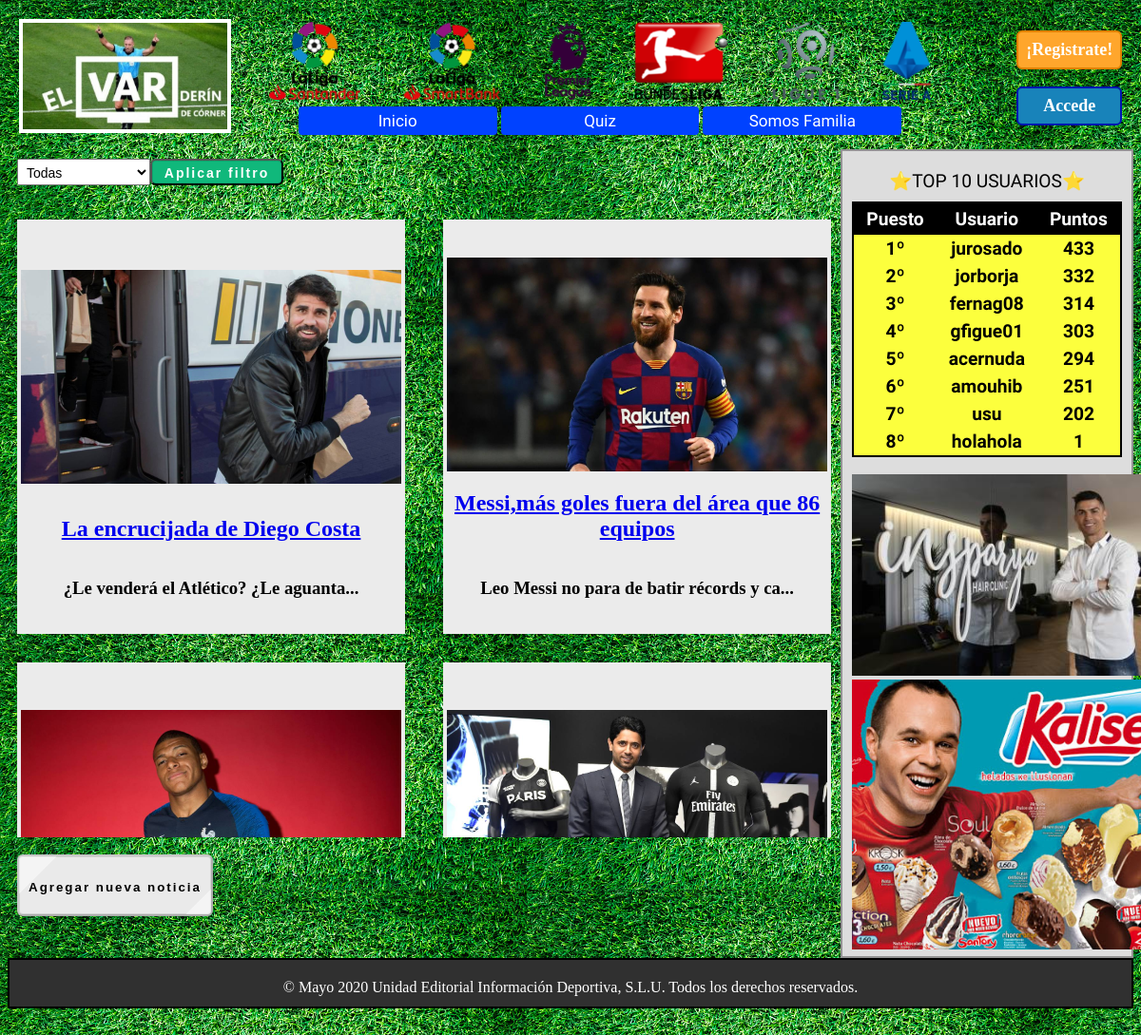
Before: / with the older database file.
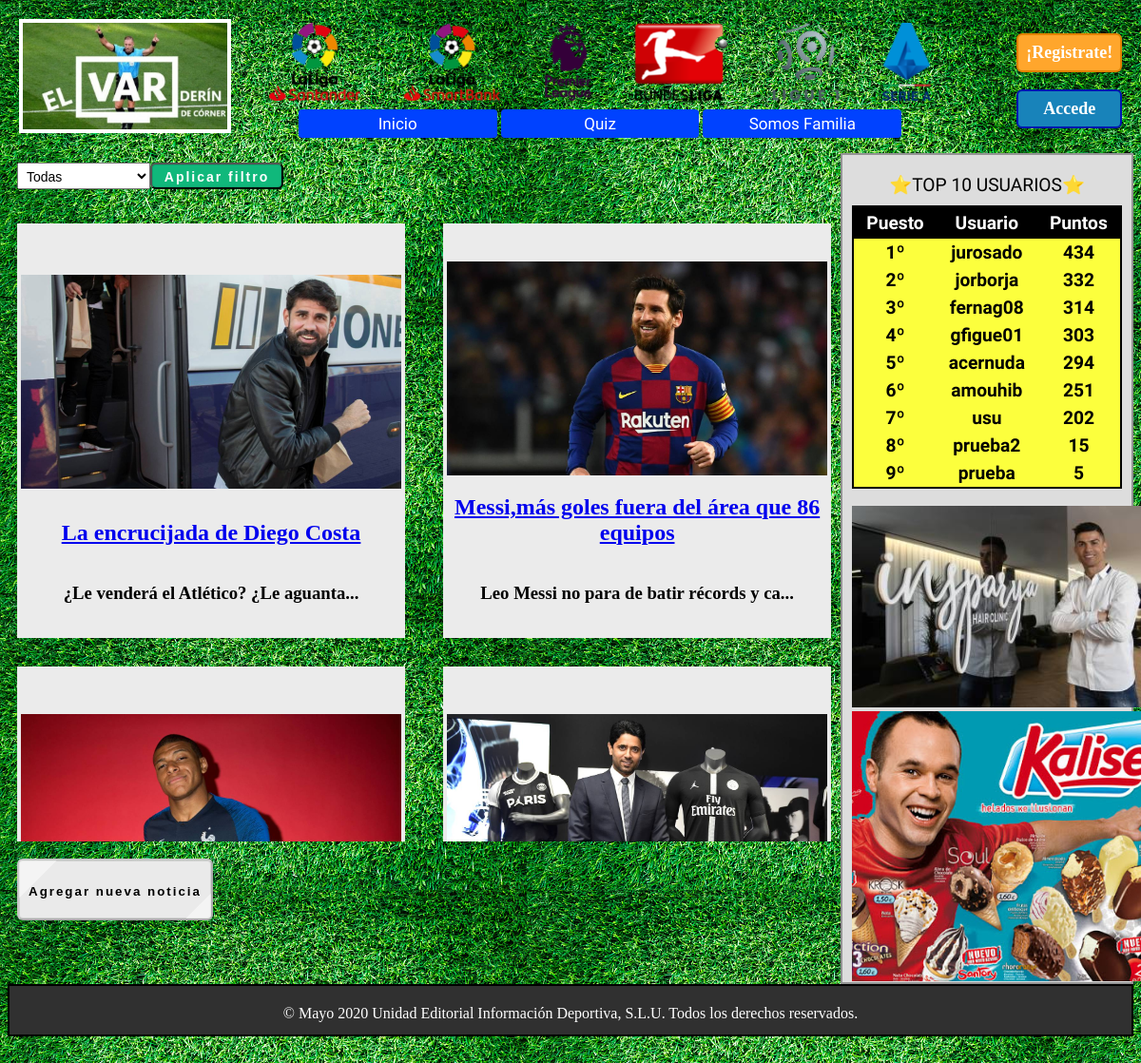
After: the same page with the newer database file.
### tables this page shows
CREATE TABLE `noticias` (
  `IdNoticia` int(11) NOT NULL,
  `CodUsuario` int(6) NOT NULL,
  `CodLiga` int(6) NOT NULL,
  `Texto` text NOT NULL,
  `Titular` varchar(100) NOT NULL,
  `Foto` varchar(1000) NOT NULL,
  `NotaNoticia` float NOT NULL,
  `NumVotos` int(4) NOT NULL
);

CREATE TABLE `usuarios` (
  `IdUsuario` int(10) NOT NULL,
  `Nombre` varchar(30) NOT NULL,
  `Apellido1` varchar(30) NOT NULL,
  `Apellido2` varchar(30) NOT NULL,
  `Sexo` varchar(10) NOT NULL,
  `EquipoFavorito` int(4) NOT NULL,
  `NombreUsuario` varchar(50) NOT NULL,
  `Contrasena` varchar(100) NOT NULL,
  `Email` varchar(100) NOT NULL,
  `Administrador` tinyint(1) NOT NULL,
  `SomosFamilia` tinyint(1) NOT NULL,
  `Puntos` int(10) NOT NULL
);

### include/dao/DAO.php (called while the page is built, shortened)
<?php
class DAO {
	protected $db;
 	public function __construct(){
        if (!$this->db)
        {
            $this->db = new mysqli('localhost', 'userLocal', 'Ua8smYv6GzqsNnsy', 'varderindecorner');
		}
    }
}
?>

### include/sa/NoticiaSA.php (called while the page is built, shortened)
<?php
require_once('./include/dao/NoticiaDAO.php');
class NoticiaSA {
    protected $noticiaDAO;
	public function devuelveNoticias($codLiga){
		if(!$this->noticiaDAO){
			$this->noticiaDAO = new NoticiaDAO();
		}
		$aux = $this->noticiaDAO;
		$res = $aux->devuelveNoticias($codLiga);
		return $res;
	}
}
?>

### include/dao/NoticiaDAO.php (called while the page is built, shortened)
<?php
require_once('DAO.php');
class NoticiaDAO extends DAO{
	public function devuelveNoticias($codLiga){
        $db = $this->db;
        $codLiga = mysqli_real_escape_string($db,$codLiga);
        if($codLiga == 0){
            $sql = "SELECT * FROM noticias";
            $res = mysqli_query($db, $sql);
            return $res;
        }
        else{
            $sql = "SELECT * FROM noticias WHERE CodLiga = '$codLiga'";
            $res = mysqli_query($db, $sql);
            return $res;
        }
    }
}
?>

### include/dao/UsuarioDAO.php (called while the page is built, shortened)
<?php
require_once('DAO.php');
class UsuarioDAO extends DAO{
    public function devuelveRanking(){
    	$db = $this->db;
    	$sql = "SELECT NombreUsuario, Puntos FROM usuarios WHERE Administrador = 0 ORDER BY Puntos DESC, NombreUsuario ASC LIMIT 10";
    	$consulta = mysqli_query($db, $sql);
    	return $consulta;
    }
}
?>

### include/sa/UsuarioSA.php (called while the page is built, shortened)
<?php
require_once('./include/dao/UsuarioDAO.php');
class UsuarioSA {
    protected $usuarioDAO;
	public function devuelveRanking(){
		if(!$this->usuarioDAO){
			$this->usuarioDAO = new UsuarioDAO();
		}
		$aux = $this->usuarioDAO;
		return $aux->devuelveRanking();
	}
}
?>

### index.php (the view, shortened to what this page needs)
<?php session_start();
require('include/sa/NoticiaSA.php');
$codLiga = isset($_POST['liga']) ? $_POST['liga'] : 0;
?>
<!DOCTYPE html>
<html>
<head>
	<link rel="stylesheet" type="text/css" href="css/estilo.css" />
	<link rel="stylesheet" type="text/css" href="css/cabecera.css" />
	<link rel="stylesheet" type="text/css" href="css/sidebarDer.css" />
</head>
<body>
	<?php
		require("include/comun/cabecera.php");
	?>
	<div class="contenido" id="contenidoIni">
		<?php
			echo '<div>';
			echo '<form method="POST" action="index.php">';
				echo '<select name="liga" class="selectTam" id="filtro">';
					echo '<option value="0">Todas</option>';
				echo '</select>';
				echo '<input class="botGen" id="filtro" type="submit" value="Aplicar filtro">';
			echo '</form>';
			echo '</div>';
			echo '<br><br>';
			echo '<div class="divnoticias">';
				$noticiaSA = new NoticiaSA();
				$res = $noticiaSA->devuelveNoticias($codLiga);
				while($valores = mysqli_fetch_array($res)){
					echo '<div class="noticiaindiv">';
						echo '<img class="imgNot" src="'.'./img/noticias/'.$valores[5].'" alt="Imagen noticia">';
						echo '<h2><a href="mostrarNoticia.php?idN='.$valores[0].'">' . $valores[4] . '</a></h2>';
						echo '<h3>'.substr($valores[3],0,40) . "...".'</h3>';
						echo '<br>';
					echo '</div>';
				}
			echo '</div>';
			echo '<br>';
			echo '<div id="agregaNoticia">';
			if(!isset($_SESSION["login"]) || $_SESSION["login"] == false || ($_SESSION["esAdmin"] == false && $_SESSION["esFamilia"] == false)){
				echo '<button class="botGenOff" onclick=location.href="noticia.php" disabled>Agregar nueva noticia</button>';
			}
			else{
				echo '<button class="botGen" onclick=location.href="noticia.php">Agregar nueva noticia</button>';
			}
			echo '</div>';
		?>
	</div>
	<?php
		require("include/comun/sidebarDer.php");
		require("include/comun/pie.php");
	?>
</body>
</html>

### include/comun/cabecera.php
<div id="cabecera">
	<input type="image" onclick="location.href='index.php'" src="./img/ElVARderinDeCornerr.jpg" class="imagenPrincipal">
	<div id="ligas">
		<div id="ligasSeparadas">
			<input type="image" onclick="location.href='eleccionLigas.php?codLiga=1'" value="Liga Santander" src="img/ligas/LaLigaSantander6.png" class="botonLiga" />
			<input type="image" onclick="location.href='eleccionLigas.php?codLiga=2'" value="Liga Smartbank" src="img/ligas/LaLigaSmartbank5.png" class="botonLiga" />
			<input type="image" onclick="location.href='eleccionLigas.php?codLiga=3'" value="Premier League" src="img/ligas/PremierLeague5.png" class="botonLiga" />
			<input type="image" onclick="location.href='eleccionLigas.php?codLiga=4'" value="Bundesliga" src="img/ligas/Bundesliga5.png" class="botonLiga" />
			<input type="image" onclick="location.href='eleccionLigas.php?codLiga=5'" value="Ligue 1" src="img/ligas/Ligue15.png" class="botonLiga" />
			<input type="image" onclick="location.href='eleccionLigas.php?codLiga=6'" value="Serie A" src="img/ligas/SerieA5.png" class="botonLiga" />
		</div>
		<div id="menu">
			<button onclick="location.href='index.php'" class="botonMenu"><span>Inicio</span></button>
			<button onclick="location.href='mostrarInicioQuiz.php'" class="botonMenu"><span>Quiz</span></button>
			<button onclick="location.href='somosFamilia.php'" class="botonMenu"><span>Somos Familia</span></button>
		</div>
	</div>
	<div id="registroYlogin">
		<?php
			if (isset($_SESSION["login"]) && ($_SESSION["login"]==true)) {
				echo '<div id="infoStart">';
					echo "¡Hola {$_SESSION['nombre']}! ";
					if($_SESSION['esAdmin']){
						echo "Eres administrador";
					}
					else if($_SESSION['esFamilia']){
						echo "Eres SomosFamilia";
					}
					else{
						echo "Eres usuario normal";
					}
				echo "</div>";
				echo "<div id=logout>";
					echo "<a href='logout.php'>Cerrar sesión</a><br>";
				echo "</div>";
			}
			else {
				echo "<a class=boton_registro href='registro.php'>¡Registrate! </a><br><a class=boton_accede href=login.php>Accede</a>";
			}
		?>
	</div>
</div>

### include/comun/sidebarDer.php (shortened to what this page needs)
<div id="sidebar-right">
	<div id="ranking">
		<?php
			require_once './include/sa/UsuarioSA.php';
			$usuarioSA = new UsuarioSA();
			$lista = $usuarioSA->devuelveRanking();
		?>
		<table class="tablas">
			<caption>⭐TOP 10 USUARIOS⭐</caption>
			<tr>
				<th>Puesto</th>
				<th>Usuario</th>
				<th>Puntos</th>
			</tr>
		<?php
			$i = 1;
			while($mostrar=mysqli_fetch_object($lista)){
				echo "<tr>";
					echo "<td>".$i."º</td>";
					echo "<td>".$mostrar->NombreUsuario."</td>";
					echo "<td>".$mostrar->Puntos."</td>";
				echo "</tr>";
				$i++;
			}
		?>
		</table>
		<br>
	</div>
	<div id="anuncios">
		<img class="imagenes" src="./img/insparya.jpg" alt="clinica capilar cr7">
		<img class="imagenes" src="./img/kaliseParaTodos.png" alt="kalise para todos">
	</div>
</div>

### include/comun/pie.php
<div id="pie">
	© Mayo 2020 Unidad Editorial Información Deportiva, S.L.U. Todos los derechos reservados.
</div>

### css/estilo.css (style rules this page uses)
body { display: grid; grid-template-columns: 74% 26%; grid-template-rows: 14% 80% 5%; grid-template-areas: "header header" "contenido sidebar" "footer footer"; background-color: #14B76E; background-image:url(../img/cesped.jpg); }
div.contenido { padding: 10px; float: left; max-height: 1050px; grid-area: contenido; overflow: auto; background-color: white; }
div#contenidoIni { background-color:transparent; }
.divnoticias { min-width:600px; height:650px; overflow: auto; }
.divnoticias div { margin-top:-10px; }
.botGen { position: relative; padding: 25px 10px; border-radius: 6px; text-align: center; font-weight: bold; max-width: 320px; height: 65px; overflow: hidden; color:rgba(255,255,255,1); cursor: pointer; letter-spacing: 2px; box-shadow:inset 0 0 0 1px rgba(0,0,0,0.1); text-decoration: none; transition: all ease 0.5s; background:#10B87B; }
.botGen:after, .botGen:before { width: 80px; height: 200px; content: ''; display: block; background: rgba(255,255,255,0.5); transform: rotate(45deg); top: -60px; position: absolute; transition: none; right:-45%; cursor: pointer; }
.botGen:before { left: -48%; }
tr:nth-child(odd) { background-color:#f2f2f2; }
tr:nth-child(even) { background-color:#fbfbfb; }
div#pie { padding: 20px; border-style: solid; border-width: 2px; border-color: black; background-color: #303030; color: white; text-align: center; grid-area: footer; }
.divnoticias { display: grid; grid-template-columns: 1fr 1fr; grid-column-gap: 40px; grid-row-gap: 40px; }
.botGenOff { position: relative; padding: 25px 10px; border-radius: 6px; text-align: center; font-weight: bold; max-width: 320px; height: 65px; overflow: hidden; color:black; cursor: pointer; letter-spacing: 2px; box-shadow:inset 0 0 0 1px rgba(0,0,0,0.1); text-decoration: none; transition: all ease 0.5s; background:#EAEAEA; }
.botGenOff:after, .botGenOff:before { width: 80px; height: 200px; content: ''; display: block; background: rgba(255,255,255,0.5); transform: rotate(45deg); top: -60px; position: absolute; transition: none; right:-45%; cursor: pointer; }
.botGenOff:before { left: -48%; }
.selectTam { font-size: 18px; width: 160px; height: 60px; }
.imgNot { max-height: 300px; max-width: 400px; height:auto; width:auto; display: block; margin: auto; }
.noticiaindiv { padding-top: 50px; display:flex; flex-direction: column; justify-content: center; background: #EBEBEB; text-align: center; }
#filtro { padding : 5px 5px; max-height: 28px; font-size: 14px; width: 140px; }

### css/cabecera.css (style rules this page uses)
div#cabecera { padding: 1%; grid-area: header; display: flex; flex-direction: row; flex-wrap: nowrap; justify-content: space-between; }
div#cabecera a, div#cabecera a:visited { color: white; font-weight: bold; text-decoration: none; }
.imagenPrincipal { width: 215px; height: 112px; border: 4px solid #FFFFFF; }
div#ligas { margin-left: -80px; margin-right: -30px; width: 60%; display: flex; flex-direction: column; justify-content: space-around; }
div#ligasSeparadas { display:flex; justify-content:space-between; }
.botonLiga { animation: ligas 5s infinite linear; position:relative; width: auto; }
div#registroYlogin { display: flex; flex-direction: column; justify-content: center; }
.boton_registro { text-decoration: none; padding: 8px; font-family: candara; font-size: 18px; background-color: #FFA62C; border-radius: 6px; border: 2px solid #E18100; }
.boton_accede { text-decoration: none; text-align: center; padding: 8px; font-family: candara; font-size: 18px; background-color: #1883ba; border-radius: 6px; border: 2px solid #0016b0; }
div#menu { width:100%; text-align: center; }
div#menu button { height: 100%; width: 30%; }
.botonMenu { display: inline-block; border-radius: 4px; background-color: #0042FF; border: none; color: #FFFFFF; text-align: center; font-family: 'Rubik One', sans-serif; font-size: 17px; padding: 5px; transition: all 0.5s; cursor: pointer; }
.botonMenu span { cursor: pointer; display: inline-block; position: relative; transition: 0.5s; }
.botonMenu span:after { content: '\00bb'; position: absolute; opacity: 0; top: 0; right: -20px; transition: 0.5s; }

Changed rows visible on the page:
removed usuarios: NombreUsuario "holahola", Puntos "1"
changed usuarios "jurosado": Puntos "433" → "434"
added usuarios: NombreUsuario "prueba2", Puntos "15"
added usuarios: NombreUsuario "prueba", Puntos "5"
